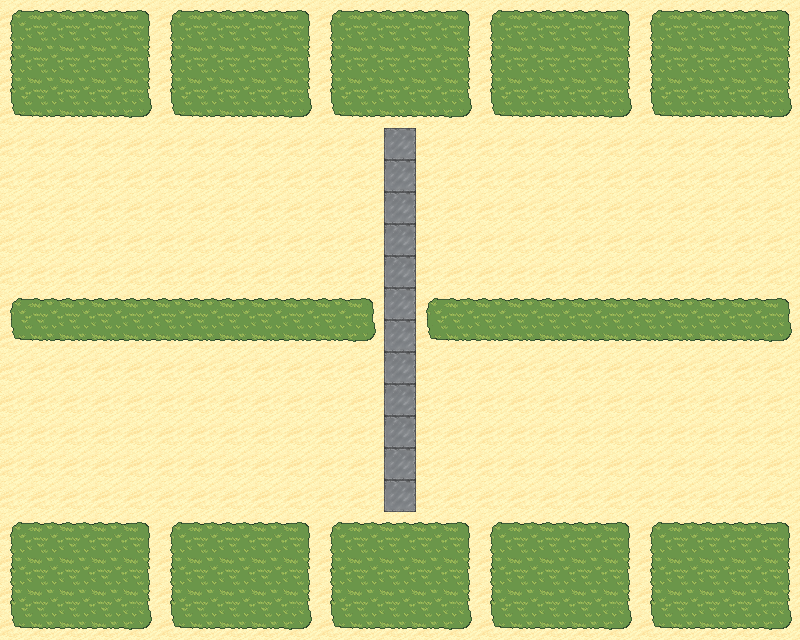

This is a level from a 2D game, rendered from its Tiled map with the project's own tilesets. A one-line summary and the complete map file follow:
An orthogonal 25x20 tile map with 32x32 px tiles, 1 tile layer (Tile Layer 1).

<map version="1.0" tiledversion="1.1.3" orientation="orthogonal" renderorder="right-down" width="25" height="20" tilewidth="32" tileheight="32" infinite="0" nextobjectid="1">
 <tileset firstgid="1" name="gameboard_tilesheet" tilewidth="32" tileheight="32" tilecount="100" columns="10">
  <image source="gameboard_tilesheet.png" width="320" height="320" />
 </tileset>
 <layer name="Tile Layer 1" width="25" height="20">
  <data encoding="csv">
44,45,45,45,46,44,45,45,45,46,44,45,45,45,46,44,45,45,45,46,44,45,45,45,46,
54,55,55,55,56,54,55,55,55,56,54,55,55,55,56,54,55,55,55,56,54,55,55,55,56,
54,55,55,55,56,54,55,55,55,56,54,55,55,55,56,54,55,55,55,56,54,55,55,55,56,
64,65,65,65,66,64,65,65,65,66,64,65,65,65,66,64,65,65,65,66,64,65,65,65,66,
3,3,3,3,3,3,3,3,3,3,3,3,17,3,3,3,3,3,3,3,3,3,3,3,3,
3,3,3,3,3,3,3,3,3,3,3,3,17,3,3,3,3,3,3,3,3,3,3,3,3,
3,3,3,3,3,3,3,3,3,3,3,3,17,3,3,3,3,3,3,3,3,3,3,3,3,
3,3,3,3,3,3,3,3,3,3,3,3,17,3,3,3,3,3,3,3,3,3,3,3,3,
3,3,3,3,3,3,3,3,3,3,3,3,17,3,3,3,3,3,3,3,3,3,3,3,3,
44,45,45,45,45,45,45,45,45,45,45,46,17,44,45,45,45,45,45,45,45,45,45,45,46,
64,65,65,65,65,65,65,65,65,65,65,66,17,64,65,65,65,65,65,65,65,65,65,65,66,
3,3,3,3,3,3,3,3,3,3,3,3,17,3,3,3,3,3,3,3,3,3,3,3,3,
3,3,3,3,3,3,3,3,3,3,3,3,17,3,3,3,3,3,3,3,3,3,3,3,3,
3,3,3,3,3,3,3,3,3,3,3,3,17,3,3,3,3,3,3,3,3,3,3,3,3,
3,3,3,3,3,3,3,3,3,3,3,3,17,3,3,3,3,3,3,3,3,3,3,3,3,
3,3,3,3,3,3,3,3,3,3,3,3,17,3,3,3,3,3,3,3,3,3,3,3,3,
44,45,45,45,46,44,45,45,45,46,44,45,45,45,46,44,45,45,45,46,44,45,45,45,46,
54,55,55,55,56,54,55,55,55,56,54,55,55,55,56,54,55,55,55,56,54,55,55,55,56,
54,55,55,55,56,54,55,55,55,56,54,55,55,55,56,54,55,55,55,56,54,55,55,55,56,
64,65,65,65,66,64,65,65,65,66,64,65,65,65,66,64,65,65,65,66,64,65,65,65,66
</data>
 </layer>
</map>